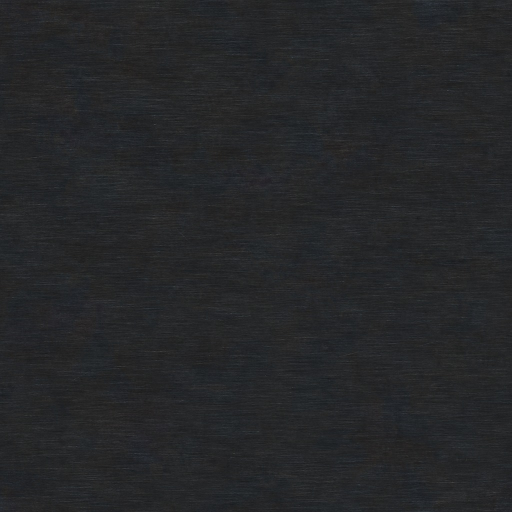
#> input picture assets/ui/materiales/mat_acero_ennegrecido.jpg, 1024 x 1024 px (shown at 1/2 size); its folder holds only this picture in this run
$ python selector.py
#> lines starting #> are read from the running program, lines starting #| are printed output that depends on the picture; after the words box and inside, x2 and y2 are one past the last pixel; in counts of white or black regions, pixels touching at a corner belong together
"""Arte del selector-receptor (2026-11-13, "Receptor 2100"; prototipo probado en el juego).

Se arma acá, a la medida exacta de la ventana, con las texturas de material reales que ya están en
assets/ui/materiales/ (acero ennegrecido, bronce cepillado, fieltro grafito, vidrio ahumado) y cuatro
piezas ilustradas que se encargan aparte (arte/pedidos_fijos/30_selector_receptor.txt) y se guardan en
assets/ui/selector/fuente/:

    selector_vidrio.png    pantalla del monitor (vidrio oscuro con reflejo tenue)
    selector_dial.png      dial mundial de sintonía (marca de agua del monitor y adorno de la cabecera)
    selector_medidor.png   medidor de señal analógico (cabecera, a la derecha)
    selector_rejilla.png   rejilla de parlante repetible (fondo del banco de teclas)

Si falta alguna, se usa un reemplazo dibujado acá (el selector funciona igual). Las coordenadas son
las del prototipo (gamesetup_interesting_countries_window, 1225 x 717) que se probó en el juego.
Se dibuja una vez con Pillow y queda en assets/ui/selector/ (el armado del mod solo copia los .dds):

    python3 -m tools.arte.selector
"""

from __future__ import annotations

import math
from pathlib import Path

REPO = Path(__file__).resolve().parents[2]
SALIDA = REPO / "assets" / "ui" / "selector"
FUENTE = SALIDA / "fuente"
MATERIALES = REPO / "assets" / "ui" / "materiales"

VENTANA = (1225, 717)
ZONAS = {
    "cabecera": (24, 16, 1177, 48),
    "monitor": (24, 76, 686, 534),
    "banco": (730, 76, 471, 408),
    "filtros": (730, 490, 471, 120),
    "pie": (24, 626, 1177, 68),
}
TECLA = (230, 60)
DIAL = 100            # el dial mundial en el zócalo (revisión del receptor, 2026-11-15)
MEDIDOR = (170, 65)   # el medidor de señal, a la misma altura
PASO = (240, 68)
# dentro de la tecla (selector_gui.py): bandera en (10, 9) a 0,75 (82 x 52 -> 62 x 39), nombre desde x 76
VENTANA_BANDERA = (9, 8, 64, 41)   # el hueco justo de la bandera (62 x 39 en 10, 9)
# zonas del monitor donde va texto (coordenadas de la ventana): retrato, datos, título, ideas, historia
TITULO_X = 435

GRAFITO = (24, 26, 29)
BRONCE = (176, 128, 74)
COBRE_LUZ = (240, 181, 133)
TURQUESA = (79, 214, 200)
PIEZAS = ("selector_vidrio", "selector_dial", "selector_medidor", "selector_rejilla")
K = 2   # se dibuja al doble y se achica al final (bordes suaves)


# [8 lines left out: function _dds, not called in this run]


def _fuente(nombre: str):
    from PIL import Image
    p = FUENTE / f"{nombre}.png"
    return Image.open(p).convert("RGBA") if p.exists() else None


def _material(nombre: str, w: int, h: int, escala: float = 1.0):
    """La textura repetida hasta cubrir w x h."""
    from PIL import Image
    src = Image.open(MATERIALES / f"{nombre}.jpg").convert("RGBA")
    if escala != 1.0:
        src = src.resize((max(1, int(src.width * escala)), max(1, int(src.height * escala))), Image.LANCZOS)
    out = Image.new("RGBA", (w, h))
    for y in range(0, h, src.height):
        for x in range(0, w, src.width):
            out.paste(src, (x, y))
    return out


# [7 lines left out: function _cubrir, not called in this run]


def _tono(img, factor: float, tinte=None, mezcla: float = 0.0):
    from PIL import Image, ImageEnhance
    img = ImageEnhance.Brightness(img).enhance(factor)
    if tinte:
        capa = Image.new("RGBA", img.size, tinte + (255,))
        img = Image.blend(img, capa, mezcla)
    return img


def _mascara_redonda(w: int, h: int, r: int):
    from PIL import Image, ImageDraw
    m = Image.new("L", (w, h), 0)
    ImageDraw.Draw(m).rounded_rectangle((0, 0, w - 1, h - 1), r, fill=255)
    return m


def _pegar(base, img, x: int, y: int, r: int = 0) -> None:
    base.alpha_composite(img, (x, y)) if not r else base.paste(img, (x, y), _mascara_redonda(img.width, img.height, r))


def _bisel(base, caja, r: int, ancho: int, hundido: bool) -> None:
    """Luz arriba a la izquierda y sombra abajo a la derecha (o al revés si está hundido)."""
    from PIL import Image, ImageDraw, ImageFilter
    x0, y0, x1, y1 = caja
    luz = Image.new("RGBA", base.size, (0, 0, 0, 0))
    d = ImageDraw.Draw(luz)
    claro, oscuro = (255, 236, 210, 70), (0, 0, 0, 150)
    a, b = (oscuro, claro) if hundido else (claro, oscuro)
    for k in range(ancho):
        t = 1 - k / ancho
        d.rounded_rectangle((x0 + k, y0 + k, x1 - k, y1 - k), max(1, r - k),
                            outline=None)
        d.arc((x0 + k, y0 + k, x0 + k + 2 * r, y0 + k + 2 * r), 180, 270, fill=a[:3] + (int(a[3] * t),))
        d.line((x0 + k + r, y0 + k, x1 - k - r, y0 + k), fill=a[:3] + (int(a[3] * t),))
        d.line((x0 + k, y0 + k + r, x0 + k, y1 - k - r), fill=a[:3] + (int(a[3] * t),))
        d.arc((x1 - k - 2 * r, y1 - k - 2 * r, x1 - k, y1 - k), 0, 90, fill=b[:3] + (int(b[3] * t),))
        d.line((x0 + k + r, y1 - k, x1 - k - r, y1 - k), fill=b[:3] + (int(b[3] * t),))
        d.line((x1 - k, y0 + k + r, x1 - k, y1 - k - r), fill=b[:3] + (int(b[3] * t),))
    base.alpha_composite(luz.filter(ImageFilter.GaussianBlur(0.6 * K)))


def _sombra_interior(base, caja, r: int, prof: int) -> None:
    from PIL import Image, ImageDraw, ImageFilter, ImageChops
    x0, y0, x1, y1 = caja
    w, h = x1 - x0, y1 - y0
    m = Image.new("L", (w + 4 * prof, h + 4 * prof), 255)
    ImageDraw.Draw(m).rounded_rectangle((2 * prof, 2 * prof + prof // 2, 2 * prof + w, 2 * prof + h + prof // 2), r, fill=0)
    m = m.filter(ImageFilter.GaussianBlur(prof))
    m = m.crop((2 * prof, 2 * prof, 2 * prof + w, 2 * prof + h))
    m = ImageChops.multiply(m, _mascara_redonda(w, h, r))
    capa = Image.new("RGBA", (w, h), (0, 0, 0, 0))
    capa.putalpha(m.point(lambda v: int(v * 0.85)))
    base.alpha_composite(capa, (x0, y0))


# [6 lines left out: function _tornillo, not called in this run]


# -- piezas de reemplazo (si todavía no llegó la ilustrada) ----------------------------------

def _dial_dibujado(lado: int):
    from PIL import Image, ImageDraw
    img = Image.new("RGBA", (lado, lado), (0, 0, 0, 0))
    d = ImageDraw.Draw(img)
    c, r = lado / 2, lado / 2 - 2
    d.ellipse((c - r, c - r, c + r, c + r), outline=BRONCE + (255,), width=max(2, lado // 40))
    d.ellipse((c - r * 0.78, c - r * 0.78, c + r * 0.78, c + r * 0.78), outline=BRONCE + (160,), width=max(1, lado // 120))
    for k in range(72):
        a = math.radians(k * 5)
        largo = 0.12 if k % 6 == 0 else 0.06
        d.line((c + math.cos(a) * r * (0.94 - largo), c + math.sin(a) * r * (0.94 - largo),
                c + math.cos(a) * r * 0.94, c + math.sin(a) * r * 0.94), fill=COBRE_LUZ + (220,), width=max(1, lado // 200))
    for k in range(1, 4):                       # meridianos y paralelos del globo
        rr = r * 0.7 * k / 3
        d.ellipse((c - rr, c - r * 0.7, c + rr, c + r * 0.7), outline=TURQUESA + (90,), width=max(1, lado // 220))
        y = r * 0.7 * (k / 3 - 0.5) * 1.4
        d.line((c - math.sqrt(max(0, (r * 0.7) ** 2 - y * y)), c + y, c + math.sqrt(max(0, (r * 0.7) ** 2 - y * y)), c + y),
               fill=TURQUESA + (90,), width=max(1, lado // 220))
    a = math.radians(-60)
    d.line((c, c, c + math.cos(a) * r * 0.9, c + math.sin(a) * r * 0.9), fill=TURQUESA + (255,), width=max(2, lado // 90))
    d.ellipse((c - r * 0.06, c - r * 0.06, c + r * 0.06, c + r * 0.06), fill=BRONCE + (255,))
    return img


def _medidor_dibujado(w: int, h: int):
    from PIL import Image, ImageDraw
    img = Image.new("RGBA", (w, h), (0, 0, 0, 0))
    d = ImageDraw.Draw(img)
    d.rounded_rectangle((0, 0, w - 1, h - 1), h // 6, fill=(214, 196, 158, 255), outline=BRONCE + (255,), width=max(2, h // 18))
    cx, cy, r = w / 2, h * 1.35, h * 1.05
    for k in range(21):
        a = math.radians(-128 + k * 3.8)
        largo = 0.16 if k % 5 == 0 else 0.08
        col = (150, 40, 30, 255) if k > 15 else (40, 34, 28, 255)
        d.line((cx + math.cos(a) * r * (1 - largo), cy + math.sin(a) * r * (1 - largo), cx + math.cos(a) * r, cy + math.sin(a) * r),
               fill=col, width=max(1, h // 40))
    a = math.radians(-104)
    d.line((cx, cy, cx + math.cos(a) * r * 1.02, cy + math.sin(a) * r * 1.02), fill=(20, 18, 16, 255), width=max(1, h // 30))
    return img


def _rejilla_dibujada(lado: int):
    from PIL import Image, ImageDraw
    img = _material("mat_acero_ennegrecido", lado, lado, 0.5)
    d = ImageDraw.Draw(img)
    paso = 7 * K
    for y in range(paso // 2, lado, paso):
        for x in range(paso // 2 + (paso // 2 if (y // paso) % 2 else 0), lado, paso):
            d.ellipse((x - 1.6 * K, y - 1.6 * K, x + 1.6 * K, y + 1.6 * K), fill=(6, 7, 8, 255))
    return img


# -- la carcasa ------------------------------------------------------------------------------

def fondo():
    from PIL import Image, ImageDraw, ImageFilter
    W, H = VENTANA[0] * K, VENTANA[1] * K
    s = lambda caja: tuple(v * K for v in caja)
    img = _tono(_material("mat_acero_ennegrecido", W, H, 0.75), 0.9)
#> in _material, `out = Image.new("RGBA", (w, h))`: out: PIL image 2450x1434 RGBA; every value is 0
    sombra = Image.new("RGBA", (W, H), (0, 0, 0, 0))               # se oscurece hacia abajo
    ImageDraw.Draw(sombra).rectangle((0, 0, W, H), fill=(0, 0, 0, 0))
    for y in range(H):
        a = int(70 * (y / H) ** 1.5)
        ImageDraw.Draw(sombra).line((0, y, W, y), fill=(0, 0, 0, a))
    img.alpha_composite(sombra)

    # banco de teclas: acero oscuro y tranquilo, hundido (2026-11-15, revisión del receptor: la rejilla
    # queda para el zócalo de abajo, donde van el dial y el medidor)
    x, y, w, h = s(ZONAS["banco"])
    _pegar(img, _tono(_material("mat_acero_ennegrecido", w, h, 0.5), 0.6), x, y, 8 * K)
    _sombra_interior(img, (x, y, x + w, y + h), 8 * K, 6 * K)
    _bisel(img, (x - 2 * K, y - 2 * K, x + w + 2 * K, y + h + 2 * K), 10 * K, 2 * K, hundido=True)

    # el zócalo de abajo a la derecha: la rejilla del parlante, con el dial y el medidor a la misma altura
    x, y, w, h = s(ZONAS["filtros"])
    rej = _fuente("selector_rejilla")
    rej = _material_desde(rej, w, h) if rej is not None else _rejilla_dibujada(max(w, h))
    _pegar(img, _tono(rej.crop((0, 0, w, h)), 0.75), x, y, 8 * K)
    _sombra_interior(img, (x, y, x + w, y + h), 8 * K, 6 * K)
    _bisel(img, (x - 2 * K, y - 2 * K, x + w + 2 * K, y + h + 2 * K), 10 * K, 2 * K, hundido=True)
    dial = (_fuente("selector_dial") or _dial_dibujado(512)).resize((DIAL * K,) * 2, Image.LANCZOS)
    med = _fuente("selector_medidor")
    mw, mh = MEDIDOR
    med = _cubrir(med, mw * K, mh * K) if med is not None else _medidor_dibujado(mw * K, mh * K)
    sep = 30 * K
    x0 = x + (w - dial.width - sep - med.width) // 2
    for pieza, px in ((dial, x0), (med, x0 + dial.width + sep)):
        py = y + (h - pieza.height) // 2
        # una sombra suave debajo, para que parezcan montados sobre la rejilla
        sombra_p = Image.new("RGBA", pieza.size, (0, 0, 0, 0))
        sombra_p.putalpha(pieza.getchannel("A").point(lambda v: int(v * 0.6)))
        img.alpha_composite(sombra_p.filter(ImageFilter.GaussianBlur(4 * K)), (px + 2 * K, py + 4 * K))
        img.alpha_composite(pieza, (px, py))

    # cabecera y pie: placas hundidas de fieltro grafito (texto claro encima)
    for nombre, r in (("cabecera", 6), ("pie", 6)):
        x, y, w, h = s(ZONAS[nombre])
        _pegar(img, _tono(_material("mat_fieltro_grafito", w, h, 0.5), 0.55), x, y, r * K)
        _sombra_interior(img, (x, y, x + w, y + h), r * K, 4 * K)
        _bisel(img, (x - 2 * K, y - 2 * K, x + w + 2 * K, y + h + 2 * K), (r + 2) * K, 2 * K, hundido=True)

    # el monitor: marco de bronce, vidrio, dial de marca de agua y reflejo
    x, y, w, h = s(ZONAS["monitor"])
    m = 10 * K
    marco = _tono(_material("mat_bronce_cepillado", w + 2 * m, h + 2 * m, 0.6), 0.8)
    _pegar(img, marco, x - m, y - m, 16 * K)
    _bisel(img, (x - m, y - m, x + w + m, y + h + m), 16 * K, 3 * K, hundido=False)
    vid = _fuente("selector_vidrio")
    vid = _cubrir(vid, w, h) if vid is not None else _tono(_cubrir(Image.open(MATERIALES / "mat_vidrio_ahumado.jpg").convert("RGBA"), w, h), 0.55, (8, 30, 34), 0.35)
    # el texto del juego va encima: el vidrio queda oscuro y parejo (se aplana el contraste)
    from PIL import ImageEnhance
    vid = ImageEnhance.Contrast(_tono(vid, 0.75)).enhance(0.7)
    # sin el dial de marca de agua: el vidrio queda libre para leer (revisión del receptor)
    lineas = Image.new("RGBA", (w, h), (0, 0, 0, 0))
    dl = ImageDraw.Draw(lineas)
    for yy in range(0, h, 3 * K):
        dl.line((0, yy, w, yy), fill=(0, 0, 0, 28))
    vid.alpha_composite(lineas)
    reflejo = Image.new("RGBA", (w, h), (0, 0, 0, 0))
    ImageDraw.Draw(reflejo).polygon([(0, 0), (int(w * 0.42), 0), (0, int(h * 0.55))], fill=(220, 255, 250, 14))
    vid.alpha_composite(reflejo.filter(ImageFilter.GaussianBlur(30 * K)))
    _pegar(img, vid, x, y, 10 * K)
    _sombra_interior(img, (x, y, x + w, y + h), 10 * K, 10 * K)
    ImageDraw.Draw(img).rounded_rectangle((x, y, x + w, y + h), 10 * K, outline=TURQUESA + (70,), width=K)
    for cx, cy in ((x - m // 2, y - m // 2), (x + w + m // 2, y - m // 2), (x - m // 2, y + h + m // 2),
                   (x + w + m // 2, y + h + m // 2)):
        _tornillo(img, cx, cy, 4 * K)

    for nombre in ("banco", "filtros"):
        x, y, w, h = s(ZONAS[nombre])
        for cx, cy in ((x - 9 * K, y - 9 * K), (x + w + 9 * K, y - 9 * K)):
            if 0 < cx < W and 0 < cy < H:
                _tornillo(img, cx, cy, 3 * K)

    # borde exterior
    ImageDraw.Draw(img).rounded_rectangle((K, K, W - K, H - K), 12 * K, outline=BRONCE + (255,), width=2 * K)
    _bisel(img, (0, 0, W - 1, H - 1), 12 * K, 3 * K, hundido=False)
    img = img.resize(VENTANA, Image.LANCZOS)
    img.putalpha(_mascara_redonda(*VENTANA, 12).point(lambda v: min(v, 250)))
    return img


# [53 lines left out: functions _material_desde, tecla, not called in this run]


def dibujar() -> list[str]:
    _dds(fondo(), SALIDA / "fondo.dds")
#> after the loop in fondo, `for y in range(H):`:
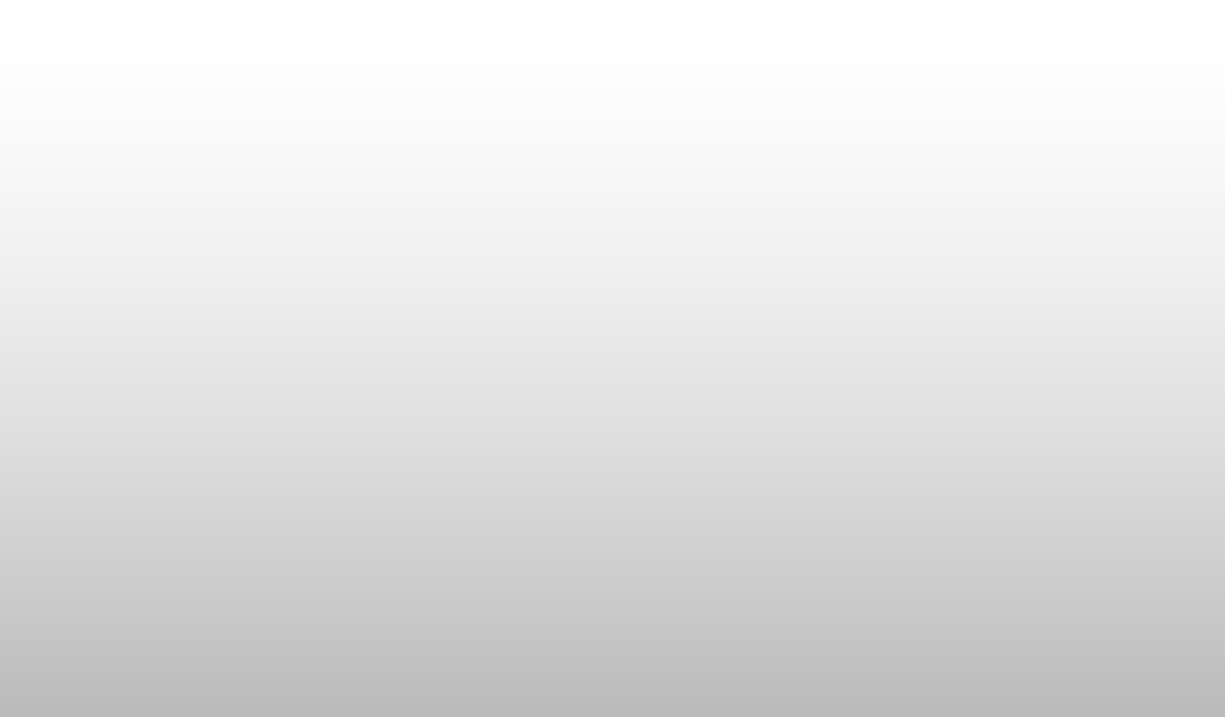
#> sombra: PIL image 2450x1434 RGBA (shown at 1/2 size); mean R, G, B, A 0, 0, 0, 27.5; transparent parts drawn white
#> call 2 of _material, with nombre = 'mat_acero_ennegrecido', w = 942, h = 816, escala = 0.5
#> in _material (call 2), `out = Image.new("RGBA", (w, h))`: out: PIL image 942x816 RGBA; every value is 0
#> after the loop in _material (call 2), `for y in range(0, h, src.height):`:
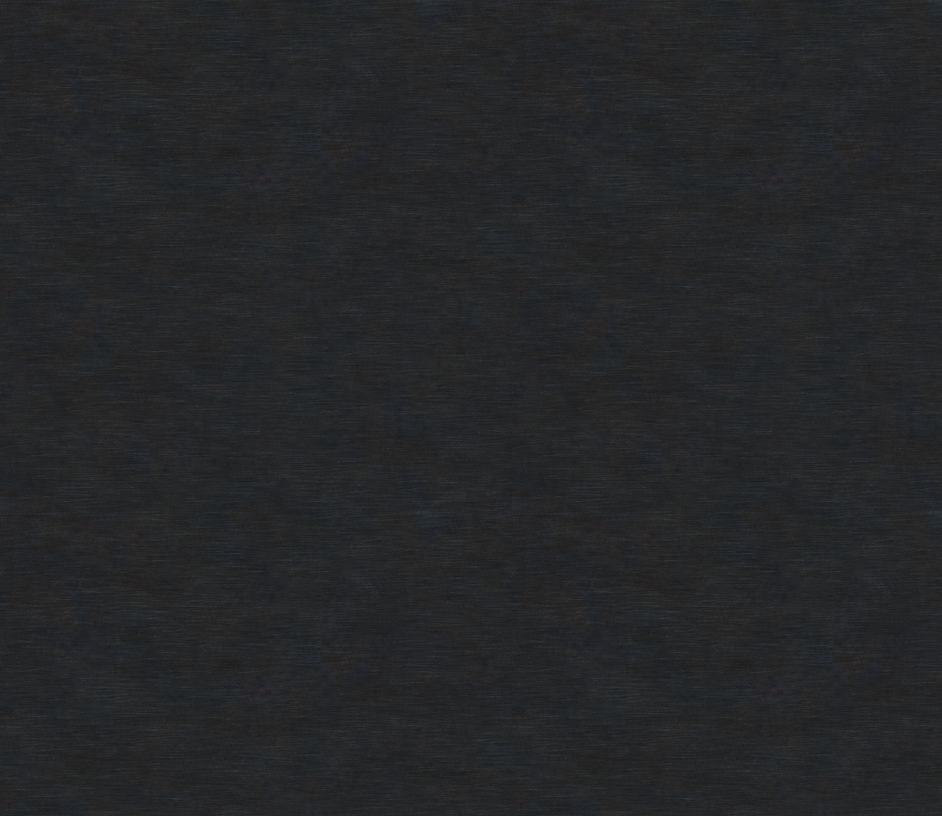
#> out: PIL image 942x816 RGBA; mean R, G, B, A 37.5, 38.6, 40.6, 255
#> in _mascara_redonda, `m = Image.new("L", (w, h), 0)`: m: PIL image 942x816 L; every value is 0
#> in _mascara_redonda, `ImageDraw.Draw(m).rounded_rectangle((0, 0, w - 1, h - 1), r, fill=255)`:
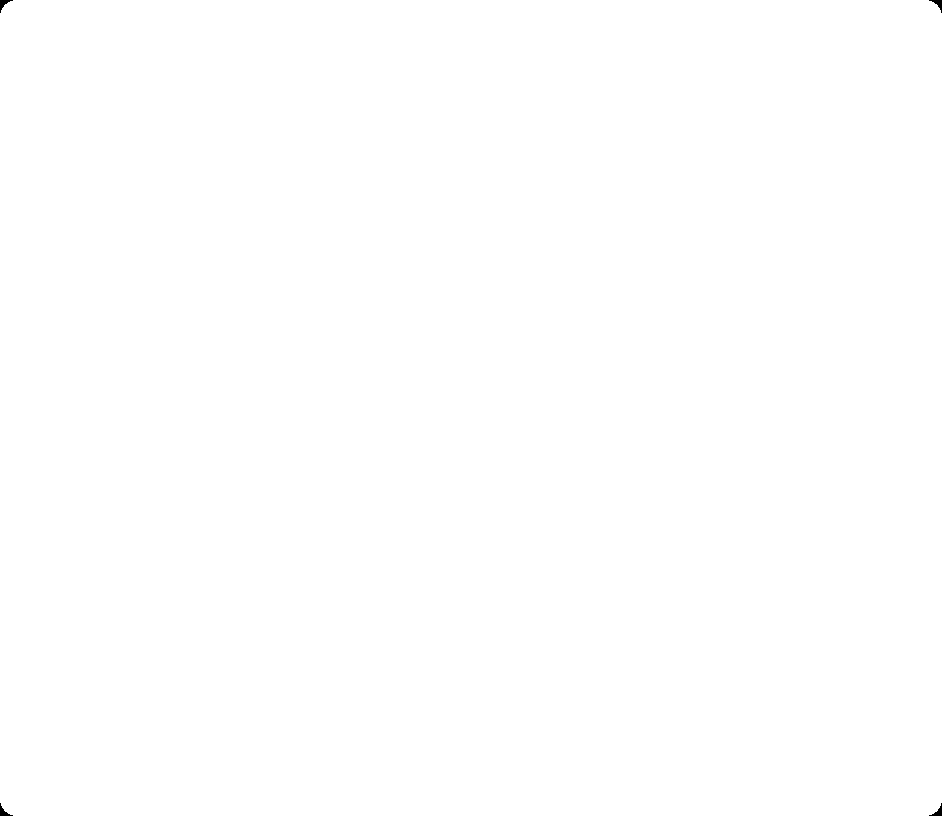
#> m: PIL image 942x816 L; 100% white; 4 black regions, box (x1, y1, x2, y2) and area: (0, 0, 13, 13) 61, (929, 0, 942, 13) 61, (0, 803, 13, 816) 61, (929, 803, 942, 816) 61
#> in _sombra_interior, `m = Image.new("L", (w + 4 * prof, h + 4 * prof), 255)`: m: PIL image 990x864 L; every value is 255
#> in _sombra_interior, `ImageDraw.Draw(m).rounded_rectangle((2 * prof, 2 * prof + prof // 2, 2..`: m: PIL image 990x864 L; 10% white; 1 white region, box (x1, y1, x2, y2) and area: (0, 0, 990, 864) 85173
#> in _material (call 3), `out = Image.new("RGBA", (w, h))`: out: PIL image 942x942 RGBA; every value is 0
#> in _mascara_redonda (call 3), `m = Image.new("L", (w, h), 0)`: m: PIL image 942x240 L; every value is 0
#> in _mascara_redonda (call 3), `ImageDraw.Draw(m).rounded_rectangle((0, 0, w - 1, h - 1), r, fill=255)`: m: PIL image 942x240 L; 99.9% white; 4 black regions, box (x1, y1, x2, y2) and area: (0, 0, 13, 13) 61, (929, 0, 942, 13) 61, (0, 227, 13, 240) 61, (929, 227, 942, 240) 61
#> call 2 of _sombra_interior, with caja = (1460, 980, 2402, 1220), r = 16, prof = 12
#> in _sombra_interior (call 2), `m = Image.new("L", (w + 4 * prof, h + 4 * prof), 255)`: m: PIL image 990x288 L; every value is 255
#> in _sombra_interior (call 2), `ImageDraw.Draw(m).rounded_rectangle((2 * prof, 2 * prof + prof // 2, 2..`: m: PIL image 990x288 L; 20.4% white; 1 white region, box (x1, y1, x2, y2) and area: (0, 0, 990, 288) 58101
#> in _sombra_interior (call 2), `capa = Image.new("RGBA", (w, h), (0, 0, 0, 0))`: capa: PIL image 942x240 RGBA; every value is 0
#> in _sombra_interior (call 2), `capa.putalpha(m.point(lambda v: int(v * 0.85)))`:
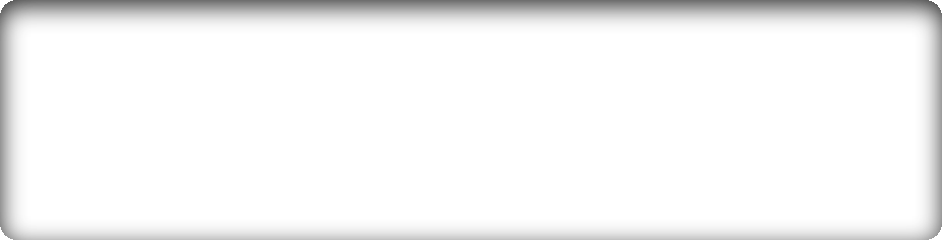
#> capa: PIL image 942x240 RGBA; mean R, G, B, A 0, 0, 0, 11.3; transparent parts drawn white
#> in _dial_dibujado, `img = Image.new("RGBA", (lado, lado), (0, 0, 0, 0))`: img: PIL image 512x512 RGBA; every value is 0
#> in _dial_dibujado, `a = math.radians(-60)`: a = -1.05
#> in fondo, `dial = (_fuente("selector_dial") or _dial_dibujado(512)).resize((DIAL ..`:
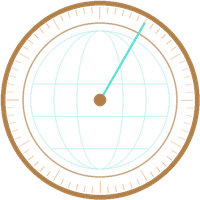
#> dial: PIL image 200x200 RGBA; mean R, G, B, A 49.2, 57.5, 43.7, 28; transparent parts drawn white
#> in _medidor_dibujado, `img = Image.new("RGBA", (w, h), (0, 0, 0, 0))`: img: PIL image 340x130 RGBA; every value is 0
#> the loop in _medidor_dibujado, `for k in range(21):` made 21 passes
#> a on passes 1 to 12: -2.23, -2.17, -2.1, -2.04, -1.97, -1.9, -1.84, -1.77, -1.7, -1.64, -1.57, -1.5
#> in _medidor_dibujado, `a = math.radians(-104)`: a = -1.82
#> in fondo, `med = _cubrir(med, mw * K, mh * K) if med is not None else _medidor_di..`:
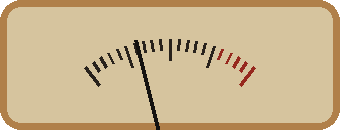
#> med: PIL image 340x130 RGBA; mean R, G, B, A 202.1, 179.9, 141, 252.6; transparent parts drawn white
#> the loop in fondo, `for pieza, px in ((dial, x0), (med, x0 + dial.width + sep)):` made 2 passes
#> (px, py) on passes 1 to 2: (1631, 1000), (1891, 1035)
#> after the loop in fondo, `for pieza, px in ((dial, x0), (med, x0 + dial.width + sep)):`:
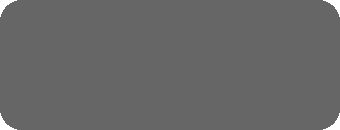
#> sombra_p: PIL image 340x130 RGBA; mean R, G, B, A 0, 0, 0, 151.6; transparent parts drawn white
    _dds(tecla(), SALIDA / "tecla.dds")
    llegadas = [p for p in PIEZAS if (FUENTE / f"{p}.png").exists()]
    return [f"selector: carcasa {VENTANA[0]}x{VENTANA[1]} y tecla {TECLA[0]}x{TECLA[1]} (2 cuadros) en "
            f"{SALIDA.relative_to(REPO)}; piezas ilustradas: {', '.join(llegadas) or 'ninguna todavía (reemplazos dibujados)'}"]


# [15 lines left out: function vista_previa, not called in this run]


if __name__ == "__main__":
#> (the run stopped early here; a loop or call above may not have finished)
